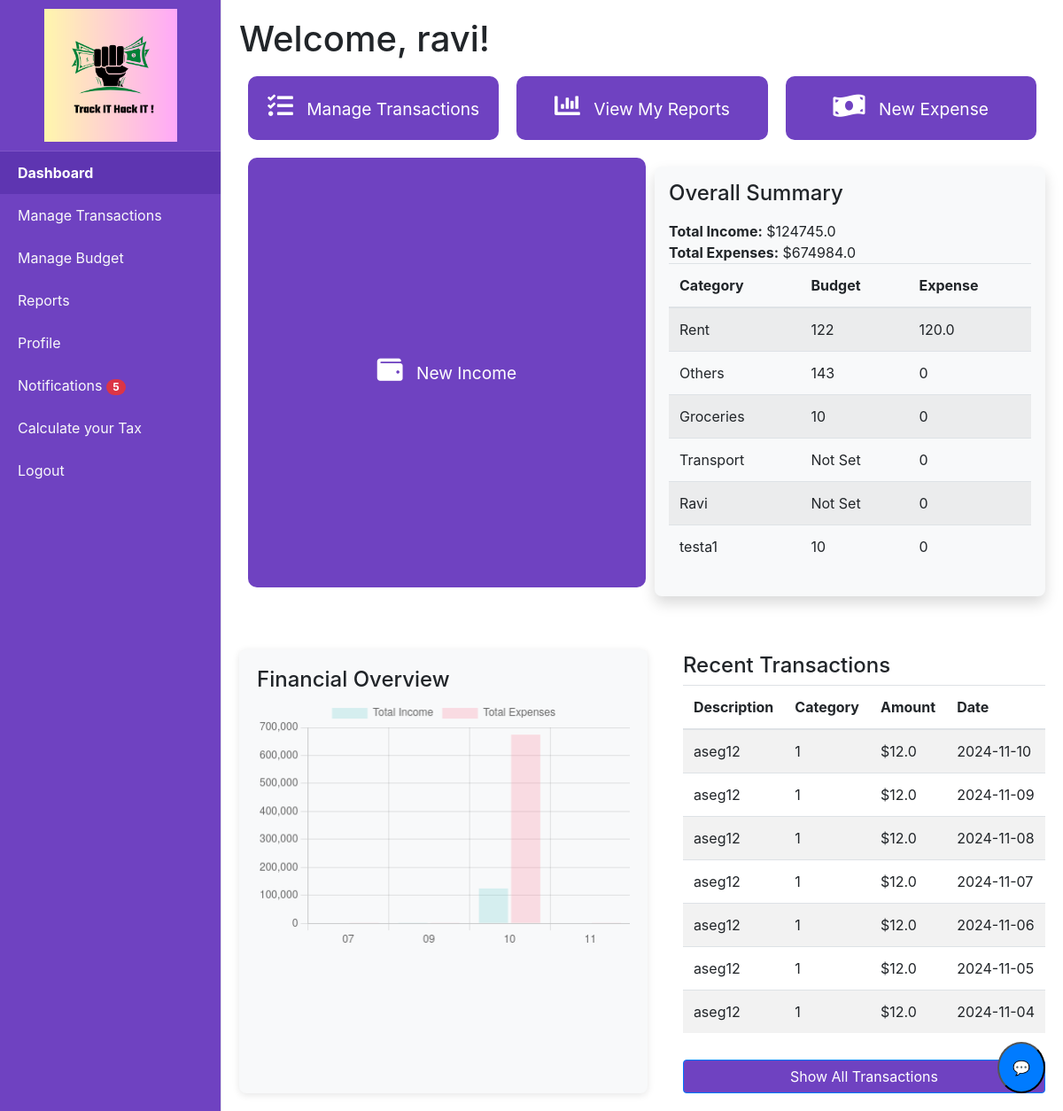
The app's page /dashboard (signed in) with its own data.
### tables this page shows
CREATE TABLE users (id INTEGER PRIMARY KEY AUTOINCREMENT, username TEXT NOT NULL UNIQUE, email TEXT NOT NULL UNIQUE, password TEXT NOT NULL, Fullname TEXT, Address TEXT, Phonenumber TEXT, document TEXT);

CREATE TABLE category (id INTEGER PRIMARY KEY AUTOINCREMENT, name TEXT NOT NULL, is_income INTEGER DEFAULT (0));

CREATE TABLE expenses (id INTEGER PRIMARY KEY AUTOINCREMENT, user_id INTEGER, date TEXT, description TEXT, amount REAL, category_id TEXT, document TEXT, is_income INTEGER DEFAULT (0), FOREIGN KEY (category_id) REFERENCES category (id), FOREIGN KEY (user_id) REFERENCES users (id));

### app.py (the view)
@app.route('/dashboard')
@login_required
def dashboard():
    user_id = current_user.id
    user_name= query_db("SELECT username FROM USERS WHERE id=?",[current_user.id,])
    total_income = get_total_income(user_id)
    total_expenses = get_total_expenses(user_id)
    budget = get_budget(user_id)  # Fetch user's budget
    budgets_expenses = get_budgets_and_expenses(user_id)
    recent_transactions = get_recent_transactions(user_id)  # Fetch recent transactions
    expenses_by_category= get_expenses_by_category(user_id)
    categories= query_db("SELECT * FROM category ")
    print(expenses_by_category)
    if not budget:
        budget=-1
    query = '''
        SELECT
            strftime('%m', e.date) AS month,
            IFNULL(SUM(CASE WHEN c.is_income = 1 THEN e.amount END), 0) AS total_income,
            IFNULL(SUM(CASE WHEN c.is_income = 0 THEN e.amount END), 0) AS total_expense
        FROM
            expenses e
        JOIN
            category c ON e.category_id = c.id
        WHERE
            e.user_id = ?
            AND strftime('%Y', e.date) = strftime('%Y', 'now')
        GROUP BY
            month
        HAVING
            total_expense > 0;
    '''
    monthly_data = query_db(query, [user_id])
    return render_template('dashboard.html',
                           user_name=user_name,
                            total_income=total_income,
                            total_expenses=total_expenses,
                            budget=budget,
                            recent_transactions=recent_transactions,expenses_by_category=expenses_by_category,
                            categories=categories, budgets_expenses=budgets_expenses,
                            monthly_data=monthly_data)

### app.py (called while the page is built)
@login_manager.user_loader
def load_user(user_id):
    return get_user_by_id(user_id)

@app.after_request
def after_request(response):
    response.headers["Cache-Control"] = "no-cache, no-store, must-revalidate"
    return response

@app.context_processor
def inject_unread_notifications():
    if current_user.is_authenticated:
        unread_count = query_db('''
            SELECT COUNT(*)
            FROM notifications
            WHERE user_id = ? AND is_read = 0
        ''', [current_user.id], one=True)
        return dict(unread_count=unread_count[0] if unread_count else 0)
    return dict(unread_count=0)

### database.py (called while the page is built)
def get_db():
    return sqlite3.connect(DATABASE)

def query_db(query, args=(), one=False):
    cur = get_db().execute(query, args)
    rv = cur.fetchall()
    cur.close()
    return (rv[0] if rv else None) if one else rv

def get_user_by_id(user_id):
    conn = sqlite3.connect(DATABASE)
    cursor = conn.cursor()
    cursor.execute('SELECT * FROM users WHERE id = ?', (user_id,))
    user = cursor.fetchone()
    conn.close()
    if user:
        return User(id=user[0], username=user[1], email=user[2], password=user[3])
    return None

def get_total_income(user_id):
    query = 'SELECT SUM(amount) FROM expenses WHERE user_id = ? AND is_income = 1'
    db=get_db()
    result = db.execute(query, (user_id,)).fetchone()
    return result[0] if result[0] is not None else 0

def get_total_expenses(user_id):
    query = 'SELECT SUM(amount) FROM expenses WHERE user_id = ? AND is_income = 0'
    db=get_db()
    result = db.execute(query, (user_id,)).fetchone()
    return result[0] if result[0] is not None else 0

def get_budget(user_id):
    query = 'SELECT monthly_budget FROM  budgets WHERE id = ?'
    db=get_db()
    result = db.execute(query, (user_id,)).fetchone()
    if result is not None and result[0] is not None :
        return result[0]
    return 0

def get_budgets_and_expenses(user_id):
    query = '''
        SELECT
            c.name,
            IFNULL(b.monthly_budget, 0) AS monthly_budget,
            IFNULL(SUM(e.amount), 0) AS total_expense
        FROM
            category c
        LEFT JOIN
            budgets b ON c.id = b.category_id AND b.user_id = ?
        LEFT JOIN
            expenses e ON c.id = e.category_id AND e.user_id = ? AND strftime('%Y-%m', e.date) = strftime('%Y-%m', 'now')
        WHERE c.is_income=0
         GROUP BY
            c.id, c.name, b.monthly_budget
    '''
    return query_db(query, [user_id, user_id])

### templates/dashboard.html
{% extends "home.html" %}
{% block content %}
<div class="welcome-message">
    <h1>Welcome, {{ user_name[0][0] }}!</h2>
</div>
<div class="dashboard-container">
    <div class="top-half">
         <button class="tile" onclick="location.href='{{ url_for('manage_expenses') }}'">
            <i class="fas fa-tasks"></i> Manage Transactions
        </button>
        <button class="tile" onclick="location.href='{{ url_for('view_report_income') }}'">
            <i class="fas fa-chart-bar"></i> View My Reports
        </button>
        <button class="tile" onclick="location.href='{{ url_for('add_expenses') }}'">
            <i class="fas fa-money-bill-wave"></i> New Expense
        </button>
        <button class="tile" onclick="location.href='{{ url_for('add_expenses') }}'">
            <i class="fas fa-wallet"></i> New Income
        </button>
        <div class="summary-box shadow p-3">
            <h4 class="mb-3">Overall Summary</h4>
                <div class="summary-item"><strong>Total Income:</strong> ${{ total_income }}</div>
            <div class="summary-item"><strong>Total Expenses:</strong> ${{ total_expenses }}</div>
             {% if budgets_expenses %}
    <table class="table table-striped">
        <thead>
            <tr>
                <th>Category</th>
                <th>Budget</th>
                <th>Expense</th>
            </tr>
        </thead>
        <tbody>
            {% for category, budget, expense in budgets_expenses %}
            <tr>
                <td>{{ category }}</td>
                {% if budget == 0  or not budget %}
                  <td> Not Set</td>
                {%else %}
                <td>{{ budget }}</td>
                {% endif %}
                <td>{{ expense }}</td>
            </tr>
            {% endfor %}
        </tbody>
    </table>
{% else %}
    <p>No budget or expenses found for this month.</p>
{% endif %}
        </div>
    </div>
    <div class="summary-box">
        <h4>Financial Overview</h4>
        <canvas id="monthlyChart" width="max-width" height="200"></canvas>
    </div>
    <p>
    <div class="bottom-half mt-4">
        <h4>Recent Transactions</h4>
        <table class="table table-striped transaction-table">
            <thead>
                <tr>
                    <th>Description</th>
                    <th>Category</th>
                    <th>Amount</th>
                    <th>Date</th>
                </tr>
            </thead>
            <tbody>
                {% for transaction in recent_transactions %}
                <tr>
                    <td>{{ transaction[0] }}</td>
                    <td>{{ transaction[1] }}</td>
                    <td>${{ transaction[2] }}</td>
                    <td>{{ transaction[3] }}</td>
                </tr>
                {% else %}
                <tr>
                    <td colspan="4" class="text-center">No recent transactions</td>
                </tr>
                {% endfor %}
            </tbody>
        </table>
        <a href="{{ url_for('view_expenses') }}" class="btn btn-primary btn-view-all">Show All Transactions</a>
    </div>
</div>
<script>
    var ctx = document.getElementById('monthlyChart').getContext('2d');
var monthlyChart = new Chart(ctx, {
    type: 'bar',  // You can change this to 'line' for a line graph
    data: {
        labels: [{% for month in monthly_data %}"{{ month[0] }}", {% endfor %}],
        datasets: [{
            label: 'Total Income',
            backgroundColor: 'rgba(75, 192, 192, 0.2)',
            borderColor: 'rgba(75, 192, 192, 1)',
            data: [{% for month in monthly_data %}{{ month[1] }}, {% endfor %}],
        },
        {
            label: 'Total Expenses',
            backgroundColor: 'rgba(255, 99, 132, 0.2)',
            borderColor: 'rgba(255, 99, 132, 1)',
            data: [{% for month in monthly_data %}{{ month[2] }}, {% endfor %}],
        }]
    },
    options: {
        scales: {
            y: {
                beginAtZero: true
            }
        }
    }
});
</script>
{% endblock %}

### static/styles_home.css (style rules this page uses)
.summary-box { margin-top: 20px; padding: 20px; background-color: #f8f9fa; border-radius: 10px; box-shadow: 0 4px 8px rgba(0, 0, 0, 0.1); width: 100%; }
.summary-box { padding: 20px; background-color: #e9ecef; border-radius: 10px; flex: 1; min-width: 300px; }
canvas { width: 100% !important; height: auto !important; }
.tile { padding: 20px; background-color: #007bff; color: white; border: none; border-radius: 10px; text-align: center; font-size: 1.2rem; flex: 1; margin: 10px; min-width: 220px; cursor: pointer; transition: background-color 0.3s; }
.tile i { margin-right: 10px; font-size: 1.5em; }
.shadow { box-shadow: 0px 4px 6px rgba(0, 0, 0, 0.1); }
.transaction-table th { font-weight: bold; }
.summary-box, .recent-transactions { flex: 1; padding: 20px; background-color: #f8f9fa; border-radius: 8px; box-shadow: 0 2px 8px rgba(0, 0, 0, 0.1); }
.dashboard-container { display: flex; flex-wrap: wrap; gap: 20px; }
.top-half { display: flex; justify-content: space-between; flex-wrap: wrap; margin-bottom: 20px; }
.tile { padding: 20px; background-color: #6f42c1; color: white; border: none; border-radius: 10px; text-align: center; font-size: 1.2rem; flex: 1; margin: 10px; min-width: 220px; cursor: pointer; transition: background-color 0.3s; }
.bottom-half { margin-top: 20px; }
.transaction-table { width: 100%; margin-bottom: 20px; }
.btn-view-all { margin-top: 10px; width: 100%; background-color: #6f42c1; color: white; }

### records on screen
users: username "ravi"
category: name "Rent", budget "122", expense "120.0"
category: name "Others", budget "143", is_income "0"
category: name "Groceries", budget "10", is_income "0"
category: name "Transport", shows "Not Set", is_income "0"
category: name "Ravi", shows "Not Set", is_income "0"
category: name "testa1", id "10", is_income "0"

### other values on screen
{{ unread_count }} "5"
{{ total_income }} "124745.0"
{{ total_expenses }} "674984.0"
chart data {{ month[0] }} 07, 09, 10, 11
chart data {{ month[1] }} 0, 122.0, 124880.0, 0
chart data {{ month[2] }} 3.0, 34.0, 674571.0, 120.0
